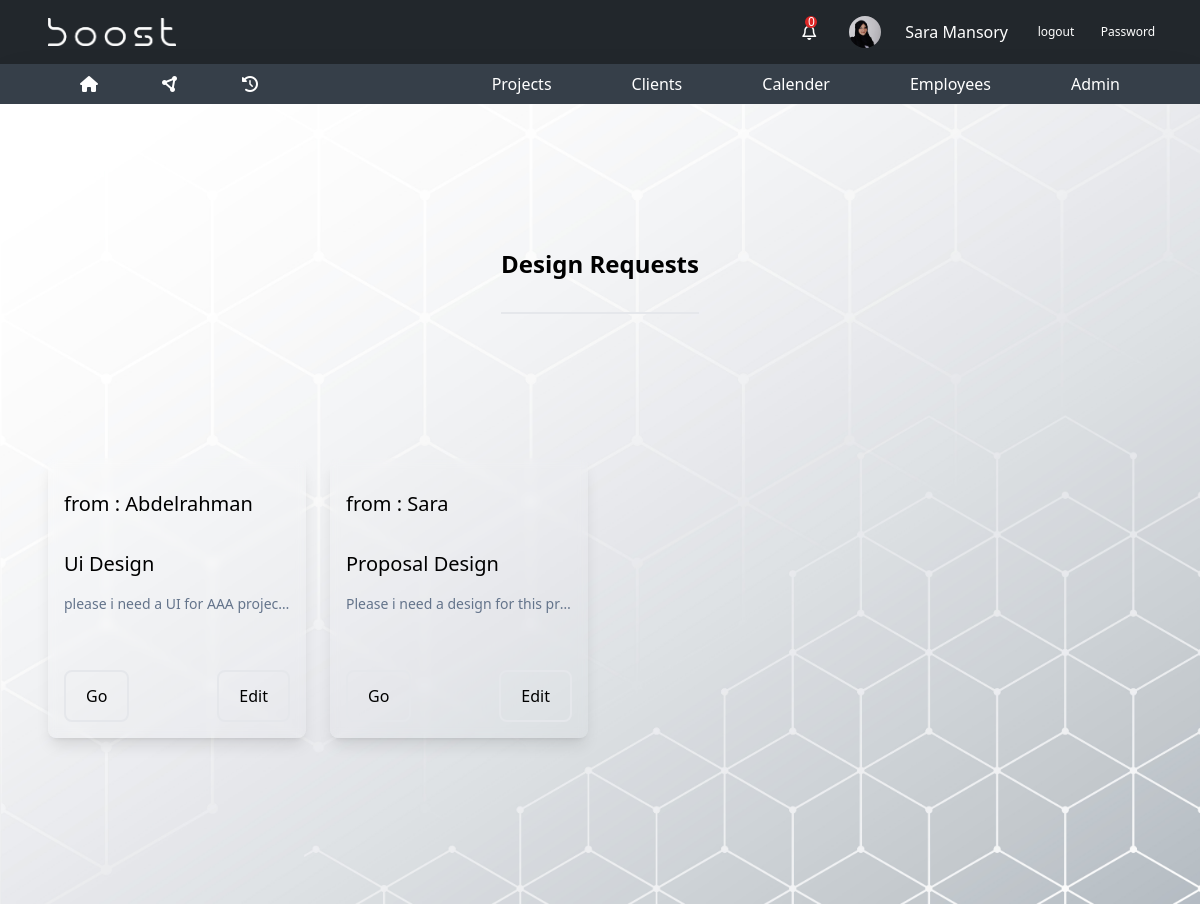
The app's page /designers/requests (signed in) with its own data.
### base/models.py (models this page shows, shortened)
class Employee(models.Model):
    employee_id = models.AutoField(primary_key=True)
    firstname = models.CharField(max_length=255)
    lastname = models.CharField(max_length=255)
    email = models.EmailField()
    phone = models.CharField(max_length=20)
    department = models.ForeignKey(
        Department, on_delete=models.SET_NULL, null=True)
    manager_role = models.BooleanField(default=False)
    user = models.OneToOneField(
        User, on_delete=models.CASCADE, null=True, default=None)
    employee_photo = models.ImageField(
        upload_to='employee_photos/', default='employee_photos/sara.jpg', null=True, blank=True)
    location = models.CharField(max_length=50, null=True)
    comilative_points=models.CharField(max_length=20,null=True)
    points=models.CharField(max_length=20,default="0")

class Design_Request(models.Model):
    design_request_id=models.AutoField(primary_key=True)
    design_type=models.CharField(max_length=255,choices=Design_type.choices)
    requested_from=models.ForeignKey(Employee,on_delete=models.CASCADE)
    design_file= models.FileField(null=True,blank=True,upload_to='pdf')
    comments=models.TextField(null=True,blank=True)

### base/views.py (the view)
# urls.py: path('designers/requests', views.designer_requests, name='design-requests'),
@login_required
def designer_requests(request):
    employee = get_object_or_404(Employee, user=request.user)
    all_notifications=employee.notifications.all().order_by('-created_at')
    not_read_notifications=employee.notifications.filter(is_read=False).order_by('-created_at')
    requests=Design_Request.objects.all()
    context={
        "employee":employee,
        "requests":requests,
        "all_notifications":all_notifications,
        "not_read_notifications":not_read_notifications
    }
    return render(request,"pages/design_requests.html",context)

### templates/pages/design_requests.html (shortened to what this page needs)
{% extends 'base.html' %}
 {% load static %}
    {% block content %}
     {% include 'parts/navbar.html' %}
     <main class="main-bg w-full h-screen">
<section class="px-12 pt-36 space3-bg"  >
    <div class="title text-center border-b-2 pb-8 w-fit mx-auto text-2xl font-bold"><h2>Design Requests</h2></div>
    <div class="cards grid grid-cols-2 md:grid-cols-3 lg:grid-cols-4 items-center justify-center gap-6 mt-36">
       {% for reqeusted in requests %}
        <div class="card p-4 shadow-lg rounded-lg hover:shadow-2xl transition-all duration-300  cursor-pointer backdrop-blur-sm hover:backdrop-blur-xl  ">
            <h1 class="text-xl py-4">from : {{reqeusted.requested_from.firstname}}</h1>
            <h2 class="text-xl py-4">{{reqeusted.design_type}} Design </h2>
            <p class="mb-6 text-sm text-slate-500 truncate">{{reqeusted.comments}}</p>
            <div class="flex gap-2 justify-between">
                <a class="btn-primary" href="{{reqeusted.design_file}}">Go</a>
                <a class="btn-primary" href="{{reqeusted.design_file}}">Edit</a>
            </div>
        </div>
        {% endfor %}
    </div>
</section>
</main>
{% endblock content %}

### templates/parts/navbar.html (shortened to what this page needs)
{% load static %}
<header class="">
  <div class="bg-[#22272C] px-12 py-2 flex justify-between items-center text-white">
    <div>
      <img src="{% static 'images/boost.png' %}" class="w-32" alt="Logo" />
    </div>
    <div class="flex items-center gap-6 text-white">
        <div class="relative hover:bg-slate-600  cursor-pointer w-6 h-6 flex items-center justify-center p-4 rounded-full" id="nav-profile">
            <i class="fa-regular fa-bell"></i>
            <div class="absolute top-0 left-3 w-3 h-3 text-white bg-red-600 rounded-full flex items-center justify-center text-xs notification-count">{{not_read_notifications.count}}</div>
        </div>
        {% if employee.employee_photo.url %}
        <img
          src="{{ employee.employee_photo.url }}"
          class="w-8 rounded-full cursor-pointer"
          alt="Logo"
        />
        {% endif %}
        <span>{{employee.firstname}} {{employee.lastname}}</span>
        <a class="text-xs hover:bg-slate-600 w-12 h-12 flex items-center justify-center rounded-full" href="{% url 'logout' %}">logout</a>
        <a class="text-xs hover:bg-slate-600 w-12 h-12 flex items-center justify-center rounded-full" href="{% url 'change-password' %}">Password</a>
    </div>
  </div>
  <div class="bg-[#363F49] shadow-2xl px-16 flex gap-20 text-white items-center justify-between">
    <div class="flex gap-8">
      <div class="px-4 py-2 hover:bg-[#22272c] transition-all duration-300 cursor-pointer">
        <a href="{% url 'tasks' %}"><i class="fa-solid fa-house"></i></a>
      </div>
      <div class="px-4 py-2 hover:bg-[#22272c] transition-all duration-300 cursor-pointer">
        <a href="{% url 'home' %}"><i class="fa-solid fa-circle-nodes"></i></a>
      </div>
      <div class="px-4 py-2 hover:bg-[#22272c] transition-all duration-300 cursor-pointer">
        <a href="{% url 'all_tasks' %}">
          <i class="fa-solid fa-clock-rotate-left"></i>
        </a>
      </div>
    </div>
    <ul class="flex gap-12">
      <li class="relative px-4 py-2 hover:bg-[#22272c] transition-all duration-300">
        <a href="{% url 'projects' %}">Projects</a>
      </li>
      <li class="relative px-4 py-2 hover:bg-[#22272c] transition-all duration-300">
        <a href="{% url 'clients' %}">Clients</a>
      </li>
      <li class="relative px-4 py-2 hover:bg-[#22272c] transition-all duration-300">
        <a href="{% url 'courses' %}">Calender</a>
      </li>
      <li class="relative px-4 py-2 hover:bg-[#22272c] transition-all duration-300">
        <a href="{% url 'employees' %}">Employees</a>
      </li>
      <li class="relative px-4 py-2 hover:bg-[#22272c] transition-all duration-300">
        <a href="{% url 'admin:index' %}">Admin</a>
      </li>
    </ul>
  </div>
</header>

### records on screen
Employee: employee_photo (picture), firstname "Sara", lastname "Mansory"
Design_Request: requested_from.firstname "Abdelrahman", design_type "Ui", comments "please i need a UI for AAA projec…"
Design_Request: requested_from.firstname "Sara", design_type "Proposal", comments "Please i need a design for this pr…"

### other values on screen
{{ not_read_notifications.count }} "0"
